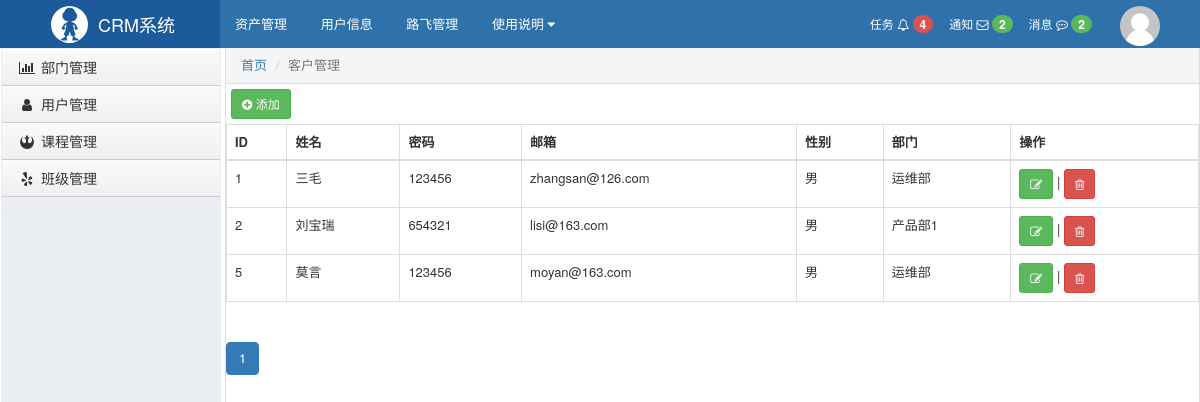
Page /crm/user/list/ on the committed database.
### crm/models.py (models this page shows, shortened)
class UserInfo(models.Model):
    username = models.CharField(verbose_name='用户名', max_length=32)
    password = models.CharField(verbose_name='密码', max_length=64)
    email = models.EmailField(verbose_name='邮箱', max_length=128)
    gender_choices = (
        (1, '男'),
        (2, '女')
    )
    gender = models.IntegerField(verbose_name='性别', choices=gender_choices)
    depart = models.ForeignKey(verbose_name="所在部门", to='Department')

class Department(models.Model):
    title = models.CharField(verbose_name="部门名称", max_length=32)

### crm/views/user.py (the view)
def user_list(request):
    page = request.GET.get('page', 1)
    total_count = models.UserInfo.objects.all().count()
    pager = Pagination(page, total_count, '/crm/user/list/')
    user_queryset = models.UserInfo.objects.all()[pager.start:pager.end]
    return render(request, 'user_list.html', {"user_queryset": user_queryset,'pager':pager})

### crm/utils/pager.py (called while the page is built, shortened)
    @property
    def start(self):
        return (self.page - 1) * self.per_page_count

    @property
    def end(self):
        return self.page * self.per_page_count

    def page_html(self):
        if self.total_page_num <= self.max_page_num:
            page_start = 1
            page_end = self.total_page_num + 1
        pager_list = []
        if self.page > 1:
            prev = '<li><a href="%s?page=%s">上一页</a></li>' % (self.url, self.page - 1,)
            pager_list.append(prev)
        for i in range(page_start, page_end):  # 应该显示一定范围的页码
            if i == self.page:
                temp = '<li class="active"><a href="%s?page=%s">%s</a></li>' % (self.url, i, i,)
            else:
                temp = '<li><a href="%s?page=%s">%s</a></li>' % (self.url, i, i,)
            pager_list.append(temp)
        if self.page < self.total_page_num:
            nex = '<li><a href="%s?page=%s">下一页</a></li>' % (self.url, self.page + 1,)
            pager_list.append(nex)
        return "".join(pager_list)

### crm/templates/user_list.html
{% extends 'layout.html' %}
{% block content %}
    <div style="margin: 5px;">
        <a class="btn btn-success btn-sm" href="/crm/user/add/" class="btn btn-primary"><i class="fa fa-plus-circle" aria-hidden="true"></i> 添加</a>
    </div>
    <table class="table table-bordered">
        <thead>
        <tr>
            <th>ID</th>
            <th>姓名</th>
            <th>密码</th>
            <th>邮箱</th>
            <th>性别</th>
            <th>部门</th>
            <th>操作</th>
        </tr>
        </thead>
        <tbody>
        {% for row in user_queryset %}
            <tr>
                <td>{{ row.id }}</td>
                <td>{{ row.username }}</td>
                <td>{{ row.password }}</td>
                <td>{{ row.email }}</td>
                <td>{{ row.get_gender_display }}</td>
                <td>{{ row.depart.title }}</td>
                <td>
                    <a class="btn btn-success btn-sm" href="/crm/user/edit/{{ row.id }}/"><i class="fa fa-pencil-square-o" aria-hidden="true"></i></a>
                    |
                    <a class="btn btn-danger btn-sm" href="/crm/user/del/{{ row.id }}/"><i class="fa fa-trash-o" aria-hidden="true"></i></a>
                </td>
            </tr>
        {% endfor %}
        </tbody>
    </table>
    <nav aria-label="Page navigation">
        <ul class="pagination">
            {{ pager.page_html|safe }}
        </ul>
    </nav>
{% endblock %}

### crm/static/css/commons.css (style rules this page uses)
body { margin: 0; }

### crm/templates/layout.html (style rules this page uses)
body { margin: 0; }

### rows in the picture
UserInfo: id "1", username "三毛", password "123456", email "zhangsan@126.com", gender "男", depart "运维部"
UserInfo: id "2", username "刘宝瑞", password "654321", email "lisi@163.com", gender "男", depart "产品部1"
UserInfo: id "5", username "莫言", password "123456", email "moyan@163.com", gender "男", depart "运维部"

### other values in the picture
{{ pager.page_html|safe }} "1"
